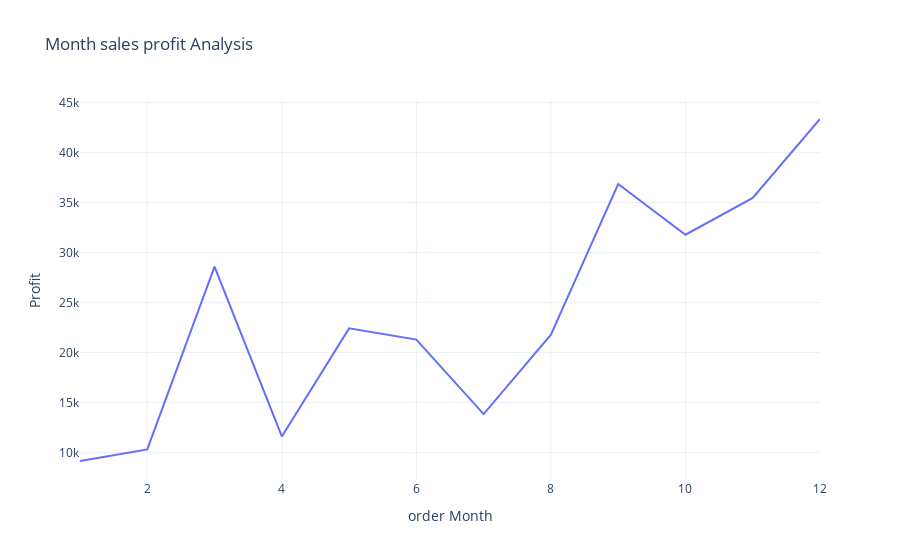

The notebook cell saved with this chart:
### Code cell
grp= px.line(profit_month,x='order Month',y='Profit',title="Month sales profit Analysis")
grp.show()

### Figure 1 — Plotly figure (JSON) as saved in the notebook; plotly's stock layout.template omitted (floating-point values rounded to 4 significant figures)
{"data": [{"hovertemplate": "order Month=%{x}<br>Profit=%{y}<extra></extra>", "legendgroup": "", "line": {"color": "#636efa", "dash": "solid"}, "marker": {"symbol": "circle"}, "mode": "lines", "name": "", "orientation": "v", "showlegend": false, "type": "scatter", "x": [1, 2, 3, 4, 5, 6, 7, 8, 9, 10, 11, 12], "xaxis": "x", "y": [9134.0, 10290.0, 28590.0, 11590.0, 22410.0, 21290.0, 13830.0, 21780.0, 36860.0, 31780.0, 35470.0, 43370.0], "yaxis": "y"}], "layout": {"autosize": true, "legend": {"tracegroupgap": 0}, "title": {"text": "Month sales profit Analysis"}, "xaxis": {"anchor": "y", "autorange": true, "domain": [0, 1], "range": [1, 12], "title": {"text": "order Month"}, "type": "linear"}, "yaxis": {"anchor": "x", "autorange": true, "domain": [0, 1], "range": [7233.0, 45270.0], "title": {"text": "Profit"}, "type": "linear"}}}
